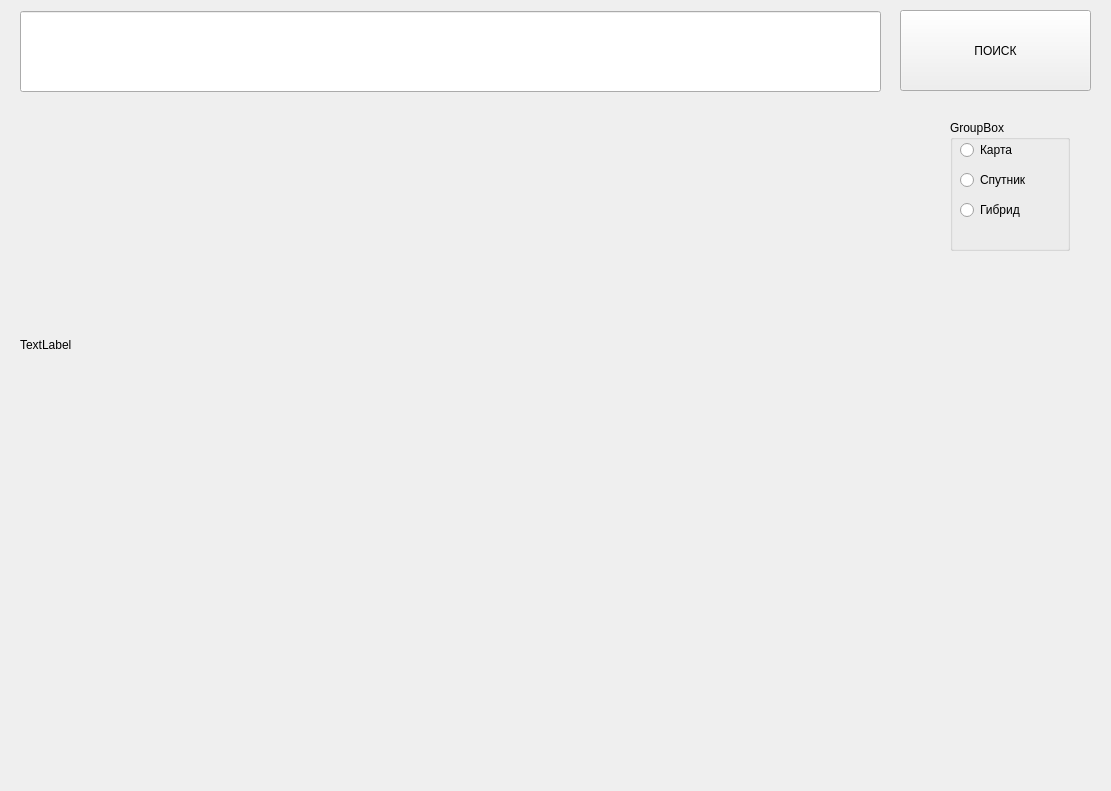
<?xml version="1.0" encoding="UTF-8"?>
<ui version="4.0">
 <class>Form</class>
 <widget class="QWidget" name="Form">
  <property name="geometry">
   <rect>
    <x>0</x>
    <y>0</y>
    <width>1111</width>
    <height>791</height>
   </rect>
  </property>
  <property name="focusPolicy">
   <enum>Qt::ClickFocus</enum>
  </property>
  <property name="windowTitle">
   <string>Form</string>
  </property>
  <widget class="QLabel" name="label">
   <property name="geometry">
    <rect>
     <x>20</x>
     <y>120</y>
     <width>650</width>
     <height>450</height>
    </rect>
   </property>
   <property name="mouseTracking">
    <bool>false</bool>
   </property>
   <property name="tabletTracking">
    <bool>false</bool>
   </property>
   <property name="focusPolicy">
    <enum>Qt::ClickFocus</enum>
   </property>
   <property name="text">
    <string>TextLabel</string>
   </property>
  </widget>
  <widget class="QLineEdit" name="lineEdit">
   <property name="geometry">
    <rect>
     <x>20</x>
     <y>11</y>
     <width>861</width>
     <height>81</height>
    </rect>
   </property>
  </widget>
  <widget class="QPushButton" name="pushButton">
   <property name="geometry">
    <rect>
     <x>900</x>
     <y>10</y>
     <width>191</width>
     <height>81</height>
    </rect>
   </property>
   <property name="text">
    <string>ПОИСК</string>
   </property>
  </widget>
  <widget class="QGroupBox" name="groupBox">
   <property name="geometry">
    <rect>
     <x>950</x>
     <y>120</y>
     <width>120</width>
     <height>131</height>
    </rect>
   </property>
   <property name="title">
    <string>GroupBox</string>
   </property>
   <widget class="QRadioButton" name="radioButton">
    <property name="geometry">
     <rect>
      <x>10</x>
      <y>20</y>
      <width>95</width>
      <height>20</height>
     </rect>
    </property>
    <property name="text">
     <string>Карта</string>
    </property>
    <attribute name="buttonGroup">
     <string notr="true">buttonGroup</string>
    </attribute>
   </widget>
   <widget class="QRadioButton" name="radioButton_2">
    <property name="geometry">
     <rect>
      <x>10</x>
      <y>50</y>
      <width>95</width>
      <height>20</height>
     </rect>
    </property>
    <property name="text">
     <string>Спутник</string>
    </property>
    <attribute name="buttonGroup">
     <string notr="true">buttonGroup</string>
    </attribute>
   </widget>
   <widget class="QRadioButton" name="radioButton_3">
    <property name="geometry">
     <rect>
      <x>10</x>
      <y>80</y>
      <width>95</width>
      <height>20</height>
     </rect>
    </property>
    <property name="text">
     <string>Гибрид</string>
    </property>
    <attribute name="buttonGroup">
     <string notr="true">buttonGroup</string>
    </attribute>
   </widget>
  </widget>
 </widget>
 <resources/>
 <connections/>
 <buttongroups>
  <buttongroup name="buttonGroup"/>
 </buttongroups>
</ui>
